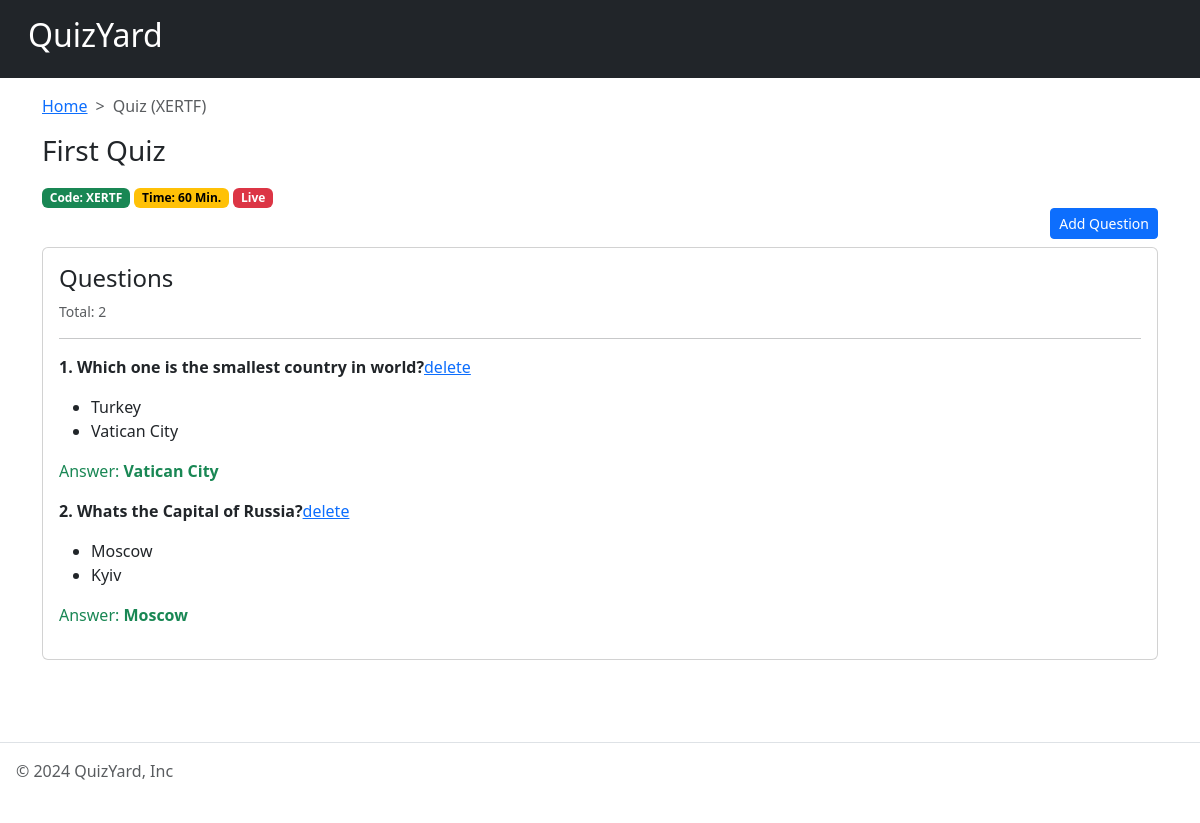
Screenshot of /dashboard/XERTF/ with the database file from the repository.
### quiz/models.py (models this page shows, shortened)
class Quiz(models.Model):
    title = models.CharField(max_length=75)
    time = models.PositiveIntegerField(help_text="Quiz time in minutes.")
    code = models.CharField(max_length=15, unique=True)
    is_active = models.BooleanField(default=False)
    class Meta:
        db_table = 'quiz'
        verbose_name = 'Quiz'
        verbose_name_plural = 'Quizzes'
        ordering = ['-id']

class Question(models.Model):
    quiz = models.ForeignKey(Quiz, on_delete=models.CASCADE)
    question = models.CharField(max_length=255)
    class Meta:
        db_table = 'question'
        verbose_name = 'Question'
        verbose_name_plural = 'Questions'
        ordering = ['-id']

class Option(models.Model):
    question = models.ForeignKey(Question, on_delete=models.CASCADE)
    value = models.CharField(max_length=100)
    class Meta:
        db_table = 'option'
        verbose_name = 'Option'
        verbose_name_plural = 'Options'
        ordering = ['-id']
    def __str__(self) -> str:
        return self.value

class Answer(models.Model):
    question = models.ForeignKey(Question, on_delete=models.CASCADE)
    answer = models.ForeignKey(Option, on_delete=models.CASCADE)
    class Meta:
        db_table = 'answer'
        verbose_name = "answer"
        verbose_name_plural = "answers"

### dashboard/views.py (the view)
# urls.py: path("<str:code>/", QuizDetailView.as_view(), name="quiz_detail"),
class QuizDetailView(DetailView):
    model = Quiz
    template_name = "dashboard/quiz_detail.html"
    context_object_name = "quiz"
    def get_object(self):
        return Quiz.objects.get(code=self.kwargs['code'])
    def get_context_data(self, **kwargs) -> dict:
        context = super().get_context_data(**kwargs)
        context["questions"] = Question.objects.filter(
            quiz=self.get_object()).prefetch_related(
                'option_set').prefetch_related('answer_set')
        return context

### dashboard/templates/dashboard/quiz_detail.html
{% extends "dashboard/base.html" %}
{% block main_content %}
<div class="container">
    <nav style="--bs-breadcrumb-divider: '>';" aria-label="breadcrumb">
        <ol class="breadcrumb my-3">
          <li class="breadcrumb-item"><a href="{% url 'dashboard:home' %}">Home</a></li>
          <li class="breadcrumb-item active">Quiz ({{quiz.code}})</li>
        </ol>
    </nav>
    <h3 class="my-3">{{quiz.title}}</h3>
    <span class="badge text-bg-success">Code: {{quiz.code}}</span>
    <span class="badge text-bg-warning">Time: {{quiz.time}} Min.</span>
    {% if quiz.is_active %}
        <span class="badge text-bg-danger">Live</span>
    {% endif %}
    <p class="text-end my-0 py-0"><a href="{% url 'dashboard:question_create' quiz.code %}" class="btn btn-sm btn-primary">Add Question</a></p>
    <div class="card my-2 p-3">
        <h4>Questions</h4>
        <small class="text-muted">Total: {{questions.count}}</small>
        <hr>
        {% for item in questions %}
            <p><strong>{{forloop.counter}}. {{item.question}}</strong><a href="{% url 'dashboard:question_delete' quiz.code item.id %}">delete</a></p>
            <ul>
                {% for option in item.option_set.all %}
                <li>{{option}}</li>
                {% endfor %}
            </ul>
            {% for answer in item.answer_set.all %}
            <p class="text-success">Answer: <strong>{{answer.answer}}</strong></p>
            {% endfor %}
        {% endfor %}
    </div>
</div>
{% endblock main_content %}

### rows the page displays
Quiz: code "XERTF", title "First Quiz", time "60"
Question: question "Which one is the smallest country in world?"
Option: value "Turkey"
Option: value "Vatican City"
Answer: answer "Vatican City"
Question: question "Whats the Capital of Russia?"
Option: value "Moscow"
Option: value "Kyiv"
Answer: answer "Moscow"

### other values shown
{{ questions.count }} "2"
